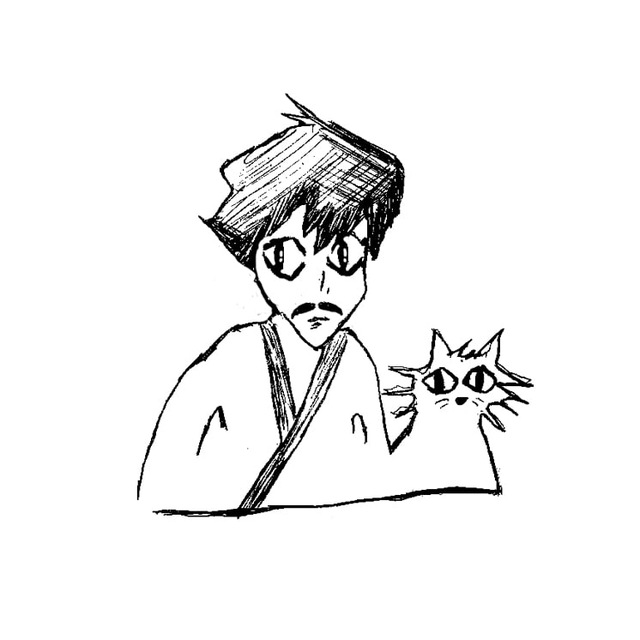
#> input picture examples/scripts/sample/sample_image.jpg, 640 x 640 px
$ python -i image.py   (imports and definitions only)
#> lines starting #> are read from the running program, lines starting #| are printed output that depends on the picture
from PIL import Image
import numpy as np
from scipy import ndimage

def compress_image_to_multiple_resolutions(input_path, output_path):
#> called with input_path = 'sample/sample_image.jpg', output_path = 'out.png'
    img = Image.open(input_path).convert('RGB')
#> img is the input picture: PIL image 640x640 RGB; min 0, max 255, mean 241.1
    arr = np.array(img)
    # Heavy filters with scipy
    for _ in range(50):
        arr = ndimage.gaussian_filter(arr, sigma=3)
#> this loop made 50 passes
#> pass 1, in compress_image_to_multiple_resolutions, `arr = ndimage.gaussian_filter(arr, sigma=3)`:
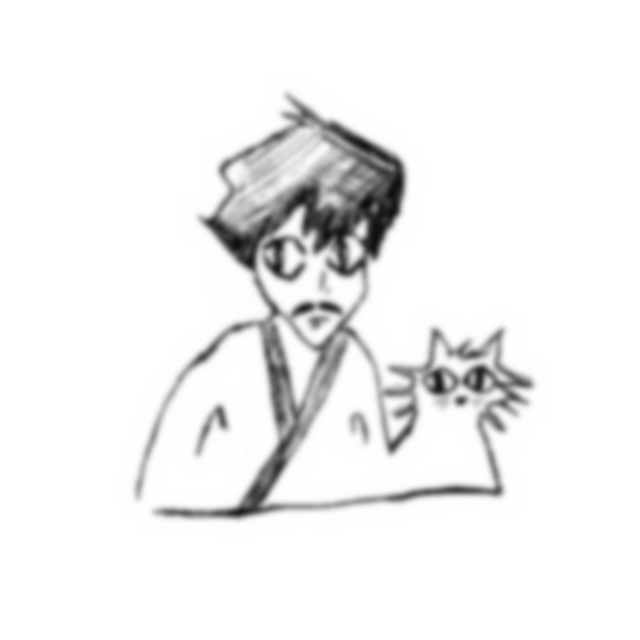
#> arr: shape (640, 640, 3); min 12, max 255, mean 240.8
#> pass 3, in compress_image_to_multiple_resolutions, `arr = ndimage.gaussian_filter(arr, sigma=3)`:
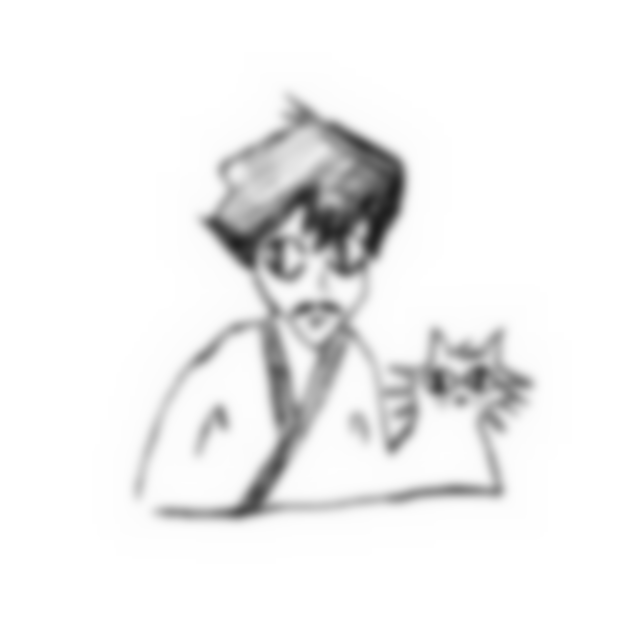
#> arr: shape (640, 640, 3); min 29, max 255, mean 240
#> after the loop:
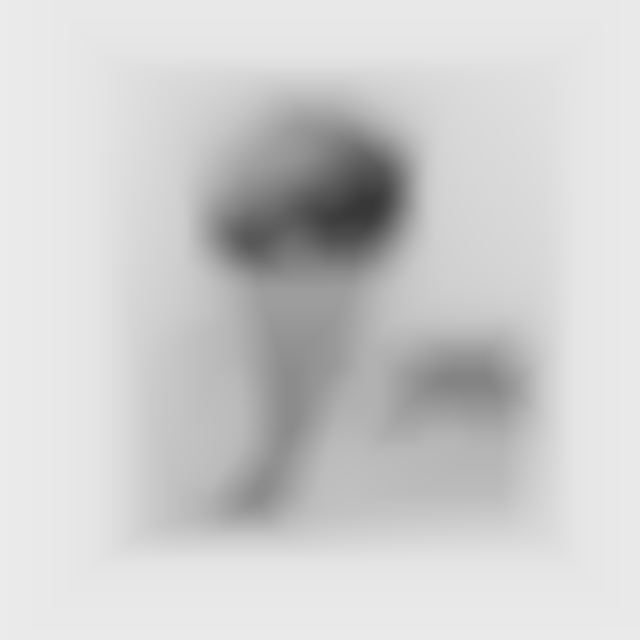
#> arr: shape (640, 640, 3); min 56, max 235, mean 206.1
    # Heavy convolutions with scipy
    kernel = np.ones((5, 5)) / 25
    for _ in range(50):
        for c in range(3):
            arr[:,:,c] = ndimage.convolve(arr[:,:,c], kernel, mode='reflect')
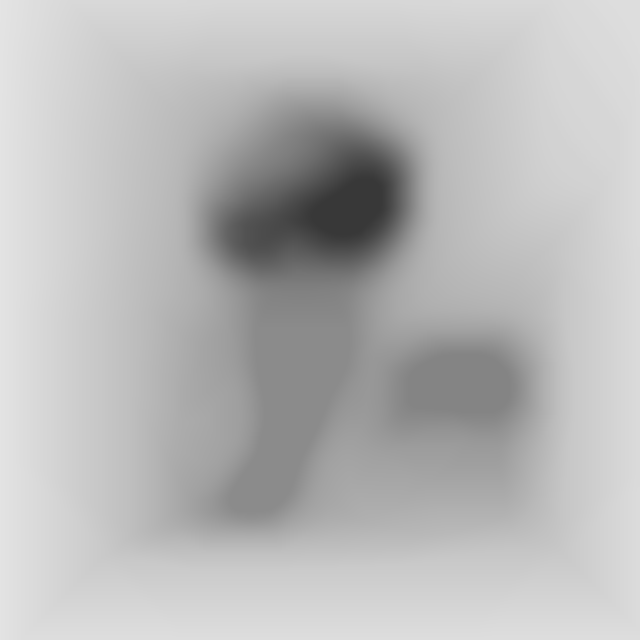
#> arr: shape (640, 640, 3); min 56, max 228, mean 184.7
    # Glitch: channel shift with numpy
    arr[:,:,0] = np.roll(arr[:,:,0], 10)
    arr[:,:,1] = np.roll(arr[:,:,1], -10)
    Image.fromarray(arr.astype(np.uint8)).save(output_path)

>>> result = compress_image_to_multiple_resolutions('sample/sample_image.jpg', 'out.png')
